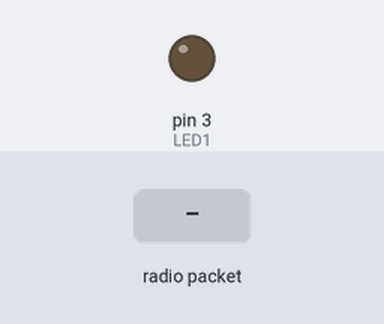
The sketch below on a simulated Arduino Mega 2560, built with avr-gcc and run on an emulated ATmega2560. Parts: output pins drawn as LEDs (lit = HIGH). The test bench sets the inputs (shaded band). No radio packets arrive unless stated; what the sketch prints to the serial monitor is not drawn.

Above: at 1.2 s.
1.3 s: radio packet "o" arrives
At 2.5 s:
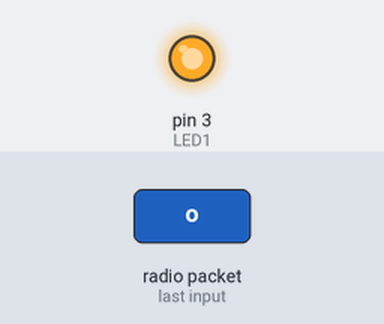
2.8 s: radio packet "1" arrives
At 4.2 s:
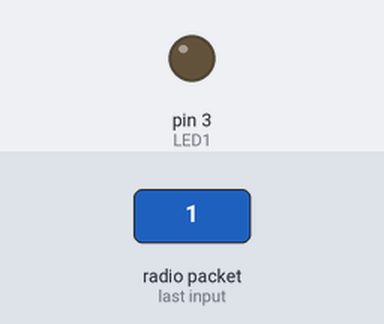
Timing chart, 0 to 5.8 s (numbered marks = the images above; inputs shaded):
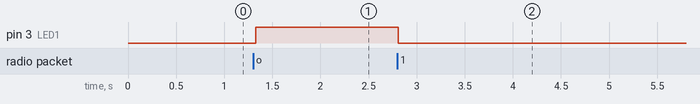

The sketch:

reciver_text.ino
```cpp
#include <SPI.h>
#include "nRF24L01.h"
#include "RF24.h"

RF24 radio(9,53);
const uint64_t pipe = 0xE8E8F0F0E1LL;
int LED1 = 3;
void setup(void)
{
Serial.begin(9600);
radio.begin();
radio.openReadingPipe(1,pipe);
radio.startListening();
pinMode(LED1, OUTPUT);}

void loop(void){
if (radio.available()){Serial.println("r");
bool done = false;
while (!done){
  char msg[32]={0};
done = radio.read(&msg,sizeof(msg));
Serial.println(msg);
if (msg[0] == 111){delay(10);digitalWrite(LED1, HIGH);}
else {digitalWrite(LED1, LOW);}
delay(1000);}}
else{Serial.println("No radio available");}}
```

Measured:
- after the input at 1.3 s, pin 3 (LED1): LOW → HIGH at once
- after the input at 2.8 s, pin 3 (LED1): HIGH → LOW at once
